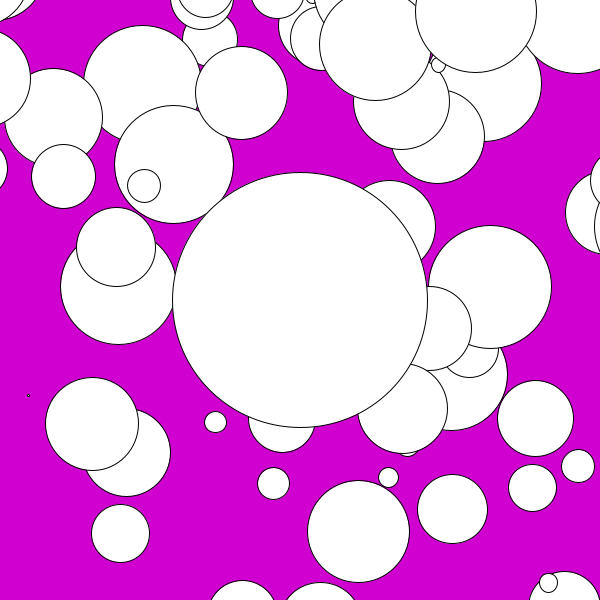
Frame 1 (no input)
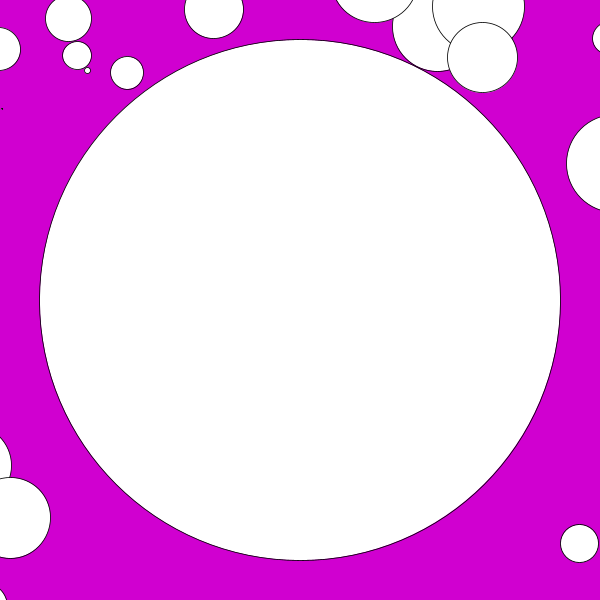
Frame 60 (the mouse pressed at the canvas centre just before this capture)
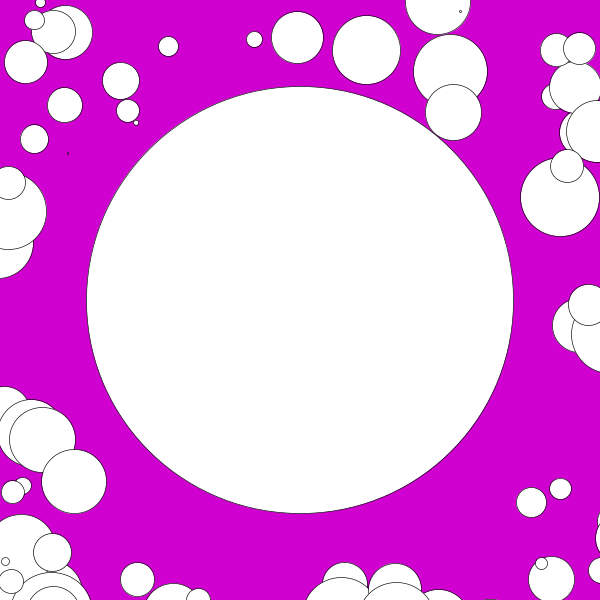
Frame 120 (the mouse held since frame 60 and released just before this capture)

The Processing sketch that drew these frames (run headless with seeded random() and noise(); from frame 60 on, the mouse is pressed at the canvas centre):

// Processing sketch: Agr_io
// ── Agr_io.pde
Blob blob;

ArrayList<Blob> blobs;
float zoom = 1;

void setup() {
  size(600, 600);
  blob = new Blob(0, 0, 64);
  blobs = new ArrayList<Blob>();
  for (int i = 0; i < 200; i++) {
    float x = random(-width,width);
    float y = random(-height,height);
    blobs.add(new Blob(x, y, random(64)));
  }
}

void draw() {
  background(208, 0, 208);

  translate(width/2, height/2);
  float newzoom = 64 / blob.r;
  zoom = lerp(zoom, newzoom, 0.005);
  scale(zoom);
  translate(-blob.pos.x, -blob.pos.y);

  for (int i = blobs.size()-1; i >=0; i--) {
    blobs.get(i).show();
    if (blob.eats(blobs.get(i))) {
      blobs.remove(i);
    }
  }


  blob.show();
  blob.update();

}

// ── Blob.pde
  
// Coding Train
// http://thecodingtrain.com
// http://patreon.com/codingtrain

// Code for: https://youtu.be/JXuxYMGe4KI
// Processing port by Max (https://github.com/TheLastDestroyer)

class Blob{
  PVector pos, vel;
  float r;
  Blob(float _x, float _y, float _r){
    pos = new PVector(_x, _y);
    vel = new PVector(0,0);
    r = _r;

  }

  void update() {
    PVector newvel = new PVector(mouseX-width/2, mouseY-height/2);
    newvel.setMag(3);
    vel.lerp(newvel, 0.2);
    pos.add(vel);
  }

  boolean eats(Blob other) {
    float d = PVector.dist(pos, other.pos);
    if (d < r + other.r) {
      float sum =PI* r * r + PI * other.r * other.r;
      r = sqrt(sum / PI);
      //r += other.r;
      return true;
    } else {
      return false;
    }
  }

  void show() {
    fill(255);
    ellipse(pos.x, pos.y, r*2, r*2);
  }
}
